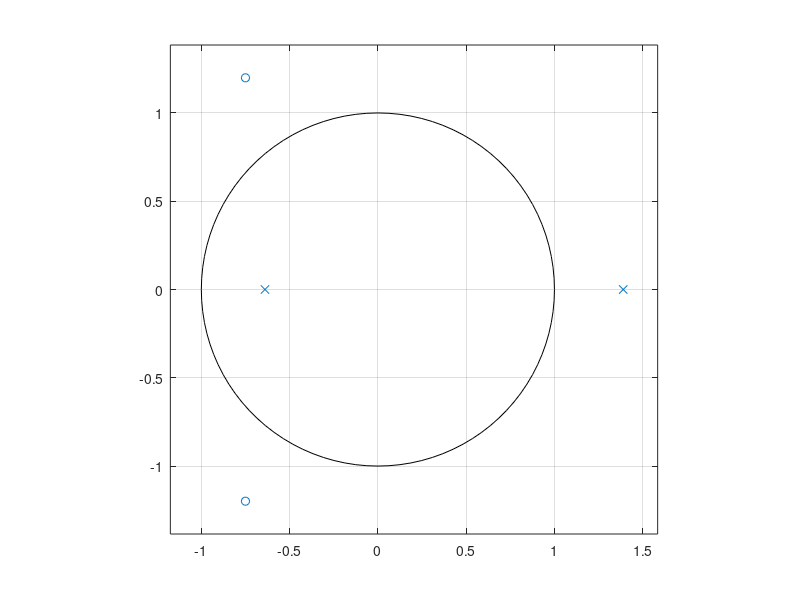
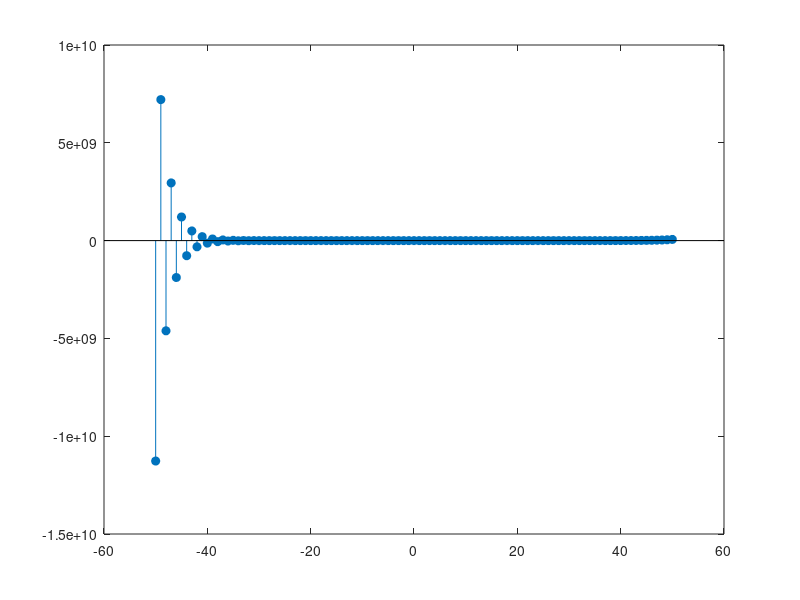
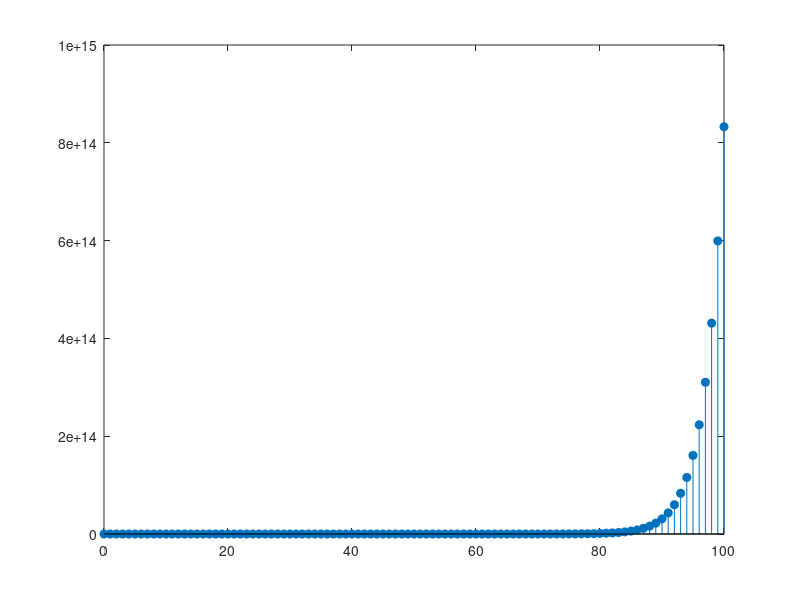
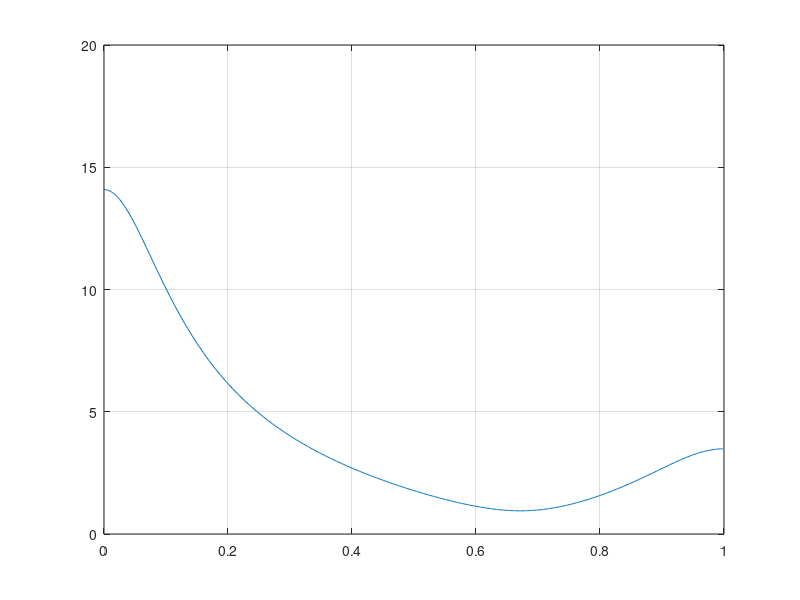

The MATLAB source for these figures, in order:
%% Problema 2
clear
%% a)
clc, close all
num=[2,3,4]
den=[1,-3/4,-8/9]
zplane(num,den)
roots(den)
%%
clc
[R,P,K]=residuez(num,den);
disp(R) % residuos
disp(P) % polos
disp(K)
%%
clc, close all
delta=@(n)(n==0)*1;
nneg = -50:-1;
npos = 0:50;
n=[nneg,npos];
h= [-R(1)*P(1).^nneg, R(2)*P(2).^npos] + K*delta(n); % [PARTE ESQ, PARTE DIR]
figure; stem(n,h,'filled')
%% parte causal
clc, close all
n=0:100;
h=R(1)*P(1).^n + R(2)*P(2).^n + K*delta(n);
figure; stem(n,h,'filled')
%% c)
clc, close all
[H,w]=freqz(num,den);
figure;plot(w/pi,abs(H)),grid
%% (erro nas dim)
% clc
% H0 = sum(num)/sum(den)
% Hpi = sum(num.*[1,-1,1,-1])/sum(den.*[1,-1,1])
